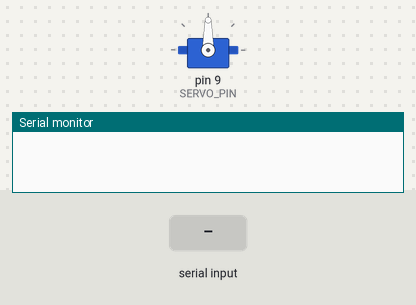
The sketch below on a simulated Arduino Uno, built with avr-gcc and run on an emulated ATmega328P. Shown: servo, the last lines printed to the serial monitor. The test bench sets the inputs (shaded band).

Above: at 1.2 s.
1.3 s: "90,45\n" received over Serial
At 1.45 s:
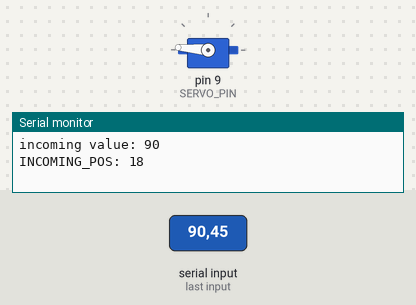
7.3 s: "5\n" received over Serial
At 7.92 s:
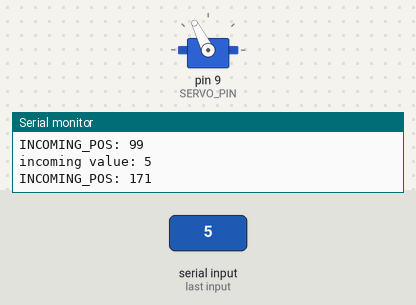
Timing chart, 0 to 12.0 s (numbered marks = the images above; inputs shaded):
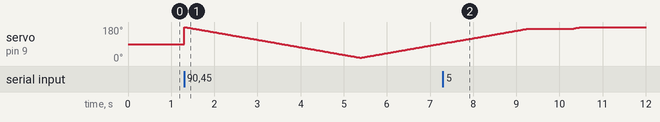

The sketch:

arduino_motors.ino
```cpp
#include <Servo.h>

Servo myservo;
int SERVO_PIN = 9;
int SERVO_POS = 180;
int SERVO_POS_PREV = 180;
int SERIAL_INT = 100;
int INCOMING_POS = 0;

void setup() {
  Serial.begin(9600);
  myservo.attach(SERVO_PIN);
}


void loop() {

  if (Serial.available() > 0) {

    SERIAL_INT = Serial.parseInt();
            Serial.print("incoming value: ");
            Serial.println(SERIAL_INT);

    INCOMING_POS = map(SERIAL_INT, 0, 100, 180, 0);

            Serial.print("INCOMING_POS: ");
            Serial.println(INCOMING_POS);

    if (INCOMING_POS >= SERVO_POS_PREV) {
        for(SERVO_POS = SERVO_POS_PREV; SERVO_POS <= INCOMING_POS; SERVO_POS += 1) {
          myservo.write(SERVO_POS);
          delay(25);
        }
    } else {
        for(SERVO_POS = SERVO_POS_PREV; SERVO_POS >= INCOMING_POS; SERVO_POS -= 1) {
          myservo.write(SERVO_POS);
          delay(25);
        }
    }

    SERVO_POS_PREV = INCOMING_POS;
  }
}
```
